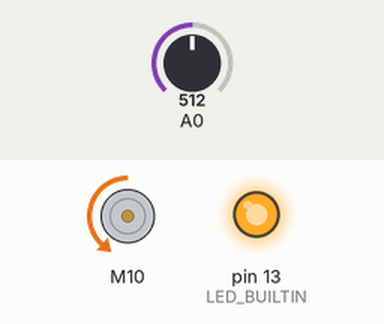
Recording of a sketch running on a simulated Arduino Uno, built with avr-gcc and run on an emulated ATmega328P. Parts: DC motor (green arrow = forward, orange = backward, longer = faster), output pins drawn as LEDs (lit = HIGH). Inputs (shaded band) come from the test bench; at power-on: A0 = 512. Random numbers use the default seed unless the sketch sets one.

Above: at 2.2 s.
2.3 s: A0 set to 528
At 3.5 s:
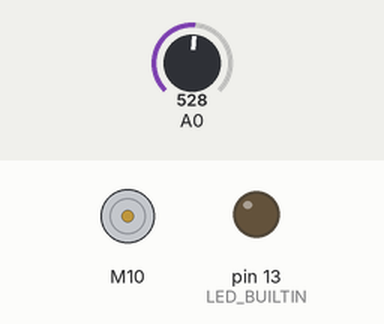
At 4.4 s:
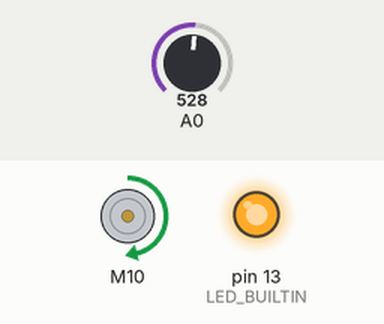
5.3 s: A0 set to 716
At 5.8 s:
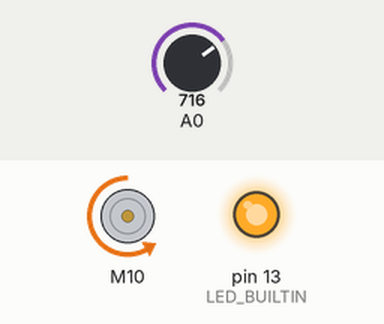
8.3 s: A0 set to 900
11.3 s: A0 set to 306
17.3 s: A0 set to 122
Timing chart, 0 to 31.5 s (numbered marks = the images above; inputs shaded):
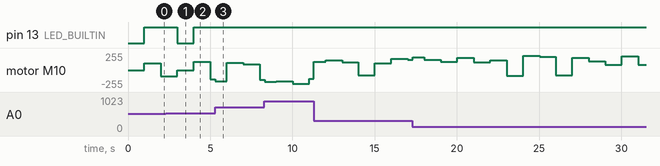

Measured:
- the behaviour switches between 512 and 513 on A0 (found by bisection; images 0 and 1)
- after the input at 2.3 s, pin 13 (LED_BUILTIN): HIGH → LOW after 0.70 s, → HIGH 1.0 s later

The sketch:

cheapduino.ino
```cpp
#include <Wire.h>
#include <SparkFun_TB6612.h>
// 자신의 슬레이브 주소를 설정해 줍니다.(슬레이브 주소에 맞게 수정해야 합니다.)
#define SLAVE 4

// motor1
const int pinAIN1 = 10;
const int pinAIN2 = 11;
const int pinPWMA = 9;
//const int pinSTBY = A1;
Motor motor1 = Motor(pinAIN1, pinAIN2, pinPWMA, 1, 1);

// 카운터
int receiveValue;
long timeRev=0;
long timeRev2=0;
int pos = 0;


void setup() {
  // Wire 라이브러리 초기화
  // 슬레이브로 참여하기 위해서는 주소를 지정해야 한다.
  LED_CHECK();
  Wire.begin(SLAVE);
  Wire.onReceive(receiveCallback);
  // 마스터의 데이터 전송 요구가 있을 때 처리할 함수 등록
  Wire.onRequest(sendToMaster);
  pinMode(LED_BUILTIN, OUTPUT);
  Serial.begin(9600);
}

void loop () {
  RandomTesting(motor1);
}

void receiveCallback(int aCount){
  if(aCount == 2){
    receiveValue = Wire.read() <<8;
    receiveValue |= Wire.read();
    Serial.println(receiveValue);
  }else{
    Serial.print("Unexpected number of bytes received: ");
    Serial.println(aCount);
  }
}

void LED_CHECK() {
  digitalWrite(LED_BUILTIN, HIGH);
  delay(1000);
  digitalWrite(LED_BUILTIN, LOW);
}

void sendToMaster() {
  // 자신의 슬레이브 주소를 담은 메세지를 마스터에게 보냅니다. 슬레이브 주소에 맞게 수정해야 합니다.
  Wire.write("4th Beetle    ");
}

void Positioning(Motor motorNum,int destination){
  int spd = abs(destination-pos);
  int dir = -(destination-pos)/abs(destination-pos);
  spd = map(spd,0,1023,75,255);
  spd = constrain(spd,75,255);
  spd = spd*dir;
  if(abs(pos-destination)>10){
    motorNum.drive(-spd);
    digitalWrite(LED_BUILTIN, HIGH);
//    Serial.println(spd);
  }else{
    motorNum.drive(0);
    digitalWrite(LED_BUILTIN, LOW);
  }
  delay(5);
}
void RandomTesting(Motor motornum){
  for(int counter = 0;counter<9;counter++){
      timeRev = millis();
      timeRev2 = millis();
      int randomPosition = random(50,950);
    while(timeRev2-timeRev<1000){
      pos = analogRead(A0);
      Positioning(motornum,randomPosition);
      timeRev2 = millis();
    }
  }
}
```
